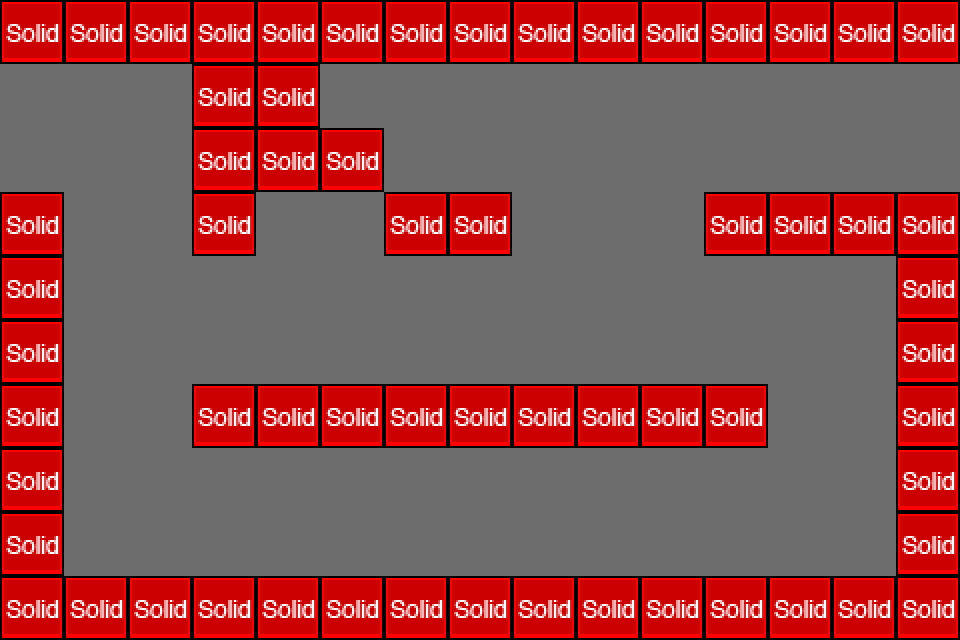

Rendered tile map (Tiled .tmx) drawn with the repository's tilesets; below, a short description and the map source with its tile grids summarised:
An orthogonal 15x10 tile map with 64x64 px tiles, 2 tile layers (foreground, collision), 2 tilesets and 16 objects (5x Coin, 3x Down, 2x Up, 2x Lock, Rock, ...).

<map version="1.0" orientation="orthogonal" width="15" height="10" tilewidth="64" tileheight="64" backgroundcolor="#6d6d6d">
 <properties>
  <property name="gravity" value="up" />
 </properties>
 <tileset firstgid="1" name="sand" tilewidth="64" tileheight="64">
  <image source="../img/map/sand-tiles-64x64.png" width="256" height="320" />
 </tileset>
 <tileset firstgid="21" name="metatiles" tilewidth="64" tileheight="64">
  <image source="../img/map/metatiles-64x64.png" width="320" height="64" />
  <tile id="0">
   <properties>
    <property name="type" value="solid" />
   </properties>
  </tile>
  <tile id="1">
   <properties>
    <property name="type" value="plataform" />
   </properties>
  </tile>
  <tile id="2">
   <properties>
    <property name="type" value="lslope" />
   </properties>
  </tile>
  <tile id="3">
   <properties>
    <property name="type" value="rslope" />
   </properties>
  </tile>
  <tile id="4">
   <properties>
    <property name="type" value="ladder" />
   </properties>
  </tile>
 </tileset>
 <imagelayer name="background" width="15" height="10">
  <image source="background01" />
 </imagelayer>
 <imagelayer name="foreground" width="15" height="10">
  <image source="foreground01" />
 </imagelayer>
 <layer name="foreground" width="15" height="10">
  <data>[150 cells, 60 non-empty, 18 distinct tile ids]</data>
 </layer>
 <layer name="collision" width="15" height="10">
  <data>[150 cells, 62 non-empty, 1 distinct tile ids]</data>
 </layer>
 <objectgroup name="objects" width="15" height="10">
  <object name="Rock" x="896" y="64" width="58" height="101">
   <properties>
    <property name="image" value="player-96x102" />
    <property name="spriteheight" value="102" />
    <property name="spritewidth" value="96" />
   </properties>
  </object>
  <object name="Coin" x="448" y="448" width="64" height="64" />
  <object name="Coin" x="192" y="448" width="64" height="64" />
  <object name="Up" x="256" y="192" width="64" height="64" />
  <object name="Coin" x="576" y="448" width="64" height="64" />
  <object name="Coin" x="320" y="448" width="64" height="64" />
  <object name="Down" x="768" y="64" width="64" height="64" />
  <object name="Coin" x="704" y="448" width="64" height="64" />
  <object name="Key" x="422" y="64" width="64" height="64" />
  <object name="Down" x="320" y="192" width="64" height="64" />
  <object name="Down" x="352" y="64" width="64" height="64" />
  <object name="Lock" x="64" y="192" width="64" height="64" />
  <object name="Lock" x="128" y="192" width="64" height="64" />
  <object name="Up" x="320" y="512" width="64" height="64" />
  <object name="Shell" x="704" y="64" width="64" height="64" />
  <object name="Arrow" x="0" y="64" width="13" height="128">
   <properties>
    <property name="to" value="stage-01.15" />
   </properties>
  </object>
 </objectgroup>
</map>